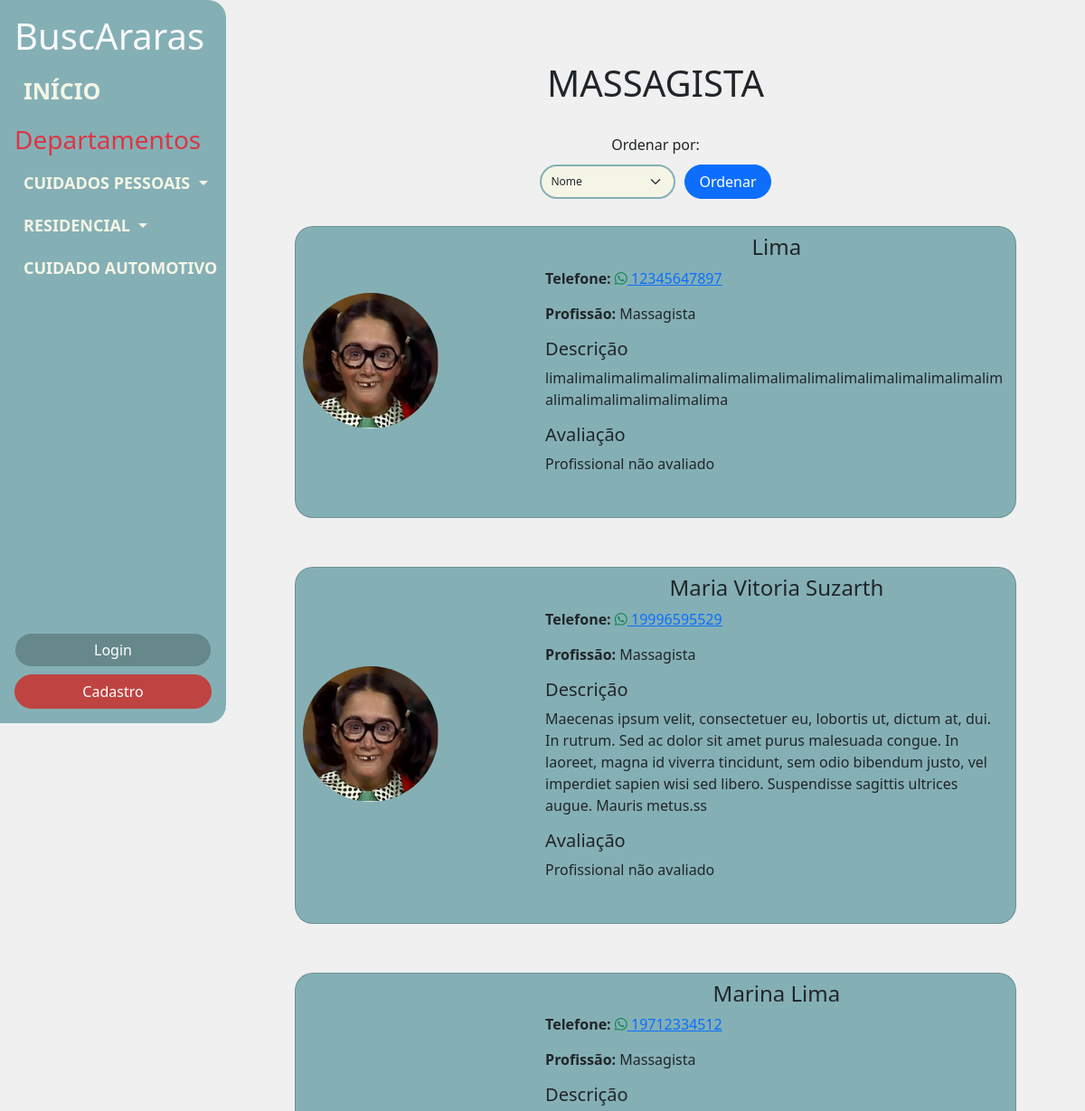
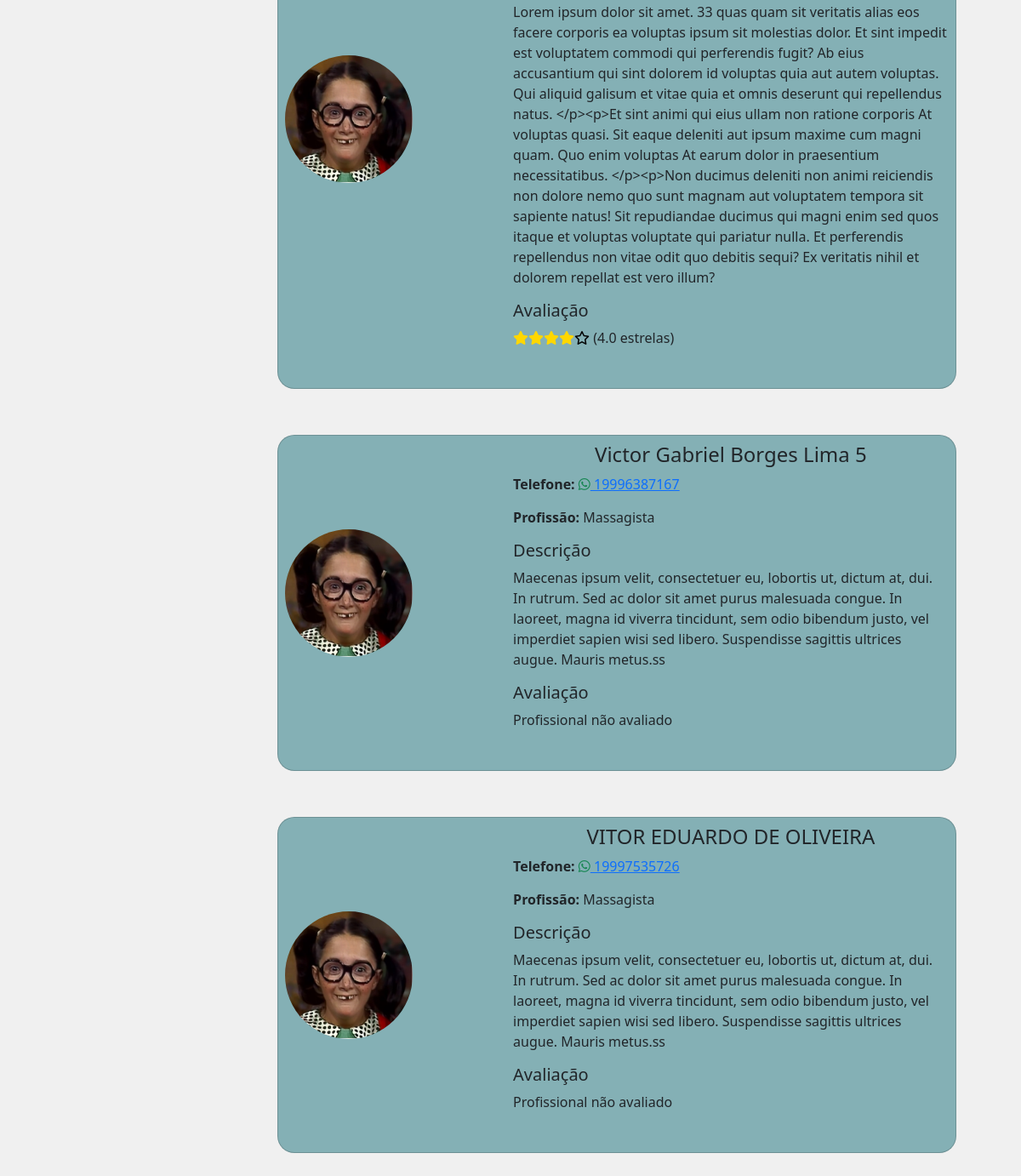
The page /buscararas/lista_profissionais.php?profissao=Massagista on the database its author committed (2 pictures, top to bottom).
### tables this page shows
CREATE TABLE `profissional` (
  `id_profissional` int(11) NOT NULL,
  `nome_profissional` varchar(50) NOT NULL,
  `senha_profissional` varchar(255) NOT NULL,
  `descricao_profissional` text DEFAULT NULL,
  `email_profissional` varchar(50) NOT NULL,
  `tel_profissional` varchar(11) NOT NULL,
  `ranking_profissional` int(11) NOT NULL,
  `fk_departamentos_id_area` int(11) NOT NULL,
  `fk_profissoes_id_profissao` int(11) NOT NULL
);

### buscararas/lista_profissionais.php (the view, shortened to what this page needs)
<?php
include 'db.php';
$profissaoName = $_GET['profissao'];
$ordenar = isset($_GET['ordenar']) ? $_GET['ordenar'] : 'nome';
if ($ordenar == 'avaliacao') {
    $orderBy = 'media_estrelas DESC';
} else {
    $orderBy = 'p.nome_profissional ASC';
}
try {
    $query = "
        SELECT p.*,
        (SELECT AVG(a.estrelas_avaliacao) FROM avaliacao a WHERE a.fk_profissional_id_profissional = p.id_profissional) AS media_estrelas
        FROM profissional p
        WHERE p.fk_profissoes_id_profissao =
              (SELECT id_profissao FROM profissoes WHERE nome_profissao = :nome_profissao)
        ORDER BY $orderBy";
    $stmt = $conn->prepare($query);
    $stmt->bindParam(':nome_profissao', $profissaoName);
    $stmt->execute();
    $profissionais = $stmt->fetchAll(PDO::FETCH_ASSOC);
} catch (PDOException $e) {
    echo "<p>Ocorreu um erro ao buscar os profissionais: " . $e->getMessage() . "</p>";
    exit;
}
?>
<!DOCTYPE html>
<html lang="pt-br">
<head>
    <link href="https://cdn.jsdelivr.net/npm/bootstrap@5.3.3/dist/css/bootstrap.min.css" rel="stylesheet">
    <link rel="stylesheet" href="css/style.css">
    <link rel="stylesheet" href="https://cdnjs.cloudflare.com/ajax/libs/font-awesome/6.0.0-beta3/css/all.min.css">
</head>
<body>
    <?php include 'includes/sidebar.php'; ?>
    <div class="content d-flex flex-column align-items-center flex-grow-1">
        <div class="container mt-5">
            <h1 style="text-align: center; text-transform: uppercase;"><?php echo htmlspecialchars($profissaoName); ?></h1>
            <br>
            <form method="GET" action="" style="text-align: center;">
                <label for="ordenar" style="margin-bottom: 10px;">Ordenar por:</label>
                <div class="select-container" style="display: flex; justify-content: center; align-items: center; width: 100%; gap: 10px; margin: 0 auto;">
                    <select class="form-select custom-select" name="ordenar" id="ordenar" style="width: 150px; height: 38px; border: 2px solid #84B0B5; border-radius: 20px; padding: 5px 10px; margin: 0; box-sizing: border-box;">
                        <option value="nome" <?php echo isset($_GET['ordenar']) && $_GET['ordenar'] == 'nome' ? 'selected' : ''; ?>>Nome</option>
                    </select>
                    <button type="submit" class="btn btn-primary" style="border-radius: 20px; height: 38px; padding: 5px 15px; margin: 0; box-sizing: border-box; width: auto;">Ordenar</button>
                </div>
            </form>
            <?php if (count($profissionais) > 0): ?>
                <?php foreach ($profissionais as $profissional): ?>
                    <div class="w-100 mb-4">
                        <div class="card form-card w-500 p-2 profile-container">
                            <div class="row align-items-center-perfil mb-4" style="cursor: pointer;"
                                 onclick="window.location.href='perfilunico.php?id=<?php echo $profissional['id_profissional']; ?>';">
                                <div class="col-md-4 text-center">
                                    <img src="img/chiquinha.jpg" alt="Foto do Profissional" class="img-fluid rounded-circle profile-photo">
                                </div>
                                <div class="col-md-8 profile-info">
                                        <h4 class="text-center" style="text-transform: capitalize;"><?php echo htmlspecialchars($profissional['nome_profissional']); ?></h4>
                                        <p><strong>Telefone:</strong>
                                        <a href="https://wa.me/55<?php echo htmlspecialchars($profissional['tel_profissional']);?>" target="_blank">
                                                <i class="fab fa-whatsapp text-success"></i> <?php echo htmlspecialchars($profissional['tel_profissional']); ?>
                                            </a>
                                        </p>
                                        <p><strong>Profissão:</strong> <?php echo htmlspecialchars($profissaoName); ?></p>
                                        <h5>Descrição</h5>
                                        <p><?php echo htmlspecialchars($profissional['descricao_profissional']); ?></p>
                                        <h5>Avaliação</h5>
                                                <p>
                                                    <?php
                                                    $media_estrelas = isset($profissional['media_estrelas']) ? $profissional['media_estrelas'] : null;
                                                    if ($media_estrelas !== null) {
                                                        $stars_full = floor($media_estrelas);
                                                        $stars_half = ($media_estrelas - $stars_full >= 0.5) ? 1 : 0;
                                                        $stars_empty = 5 - ($stars_full + $stars_half);
                                                        for ($i = 0; $i < $stars_full; $i++) {
                                                            echo '<i class="fas fa-star"></i>';
                                                        }
                                                        for ($i = 0; $i < $stars_empty; $i++) {
                                                            echo '<i class="far fa-star"></i>';
                                                        }
                                                        echo " (" . htmlspecialchars(number_format($media_estrelas, 1)) . " estrelas)";
                                                    } else {
                                                        echo "Profissional não avaliado";
                                                    }
                                                    ?>
                                                </p>
                                    </div>
                            </div>
                        </div>
                    </div>
                <?php endforeach; ?>
            <?php else: ?>
                <p>Ainda não temos nenhum profissional cadastrado neste departamento.</p>
            <?php endif; ?>
        </div>
    </div>
</body>
</html>

### buscararas/css/style.css (style rules this page uses)
.fas.fa-star, .fas.fa-star-half-alt { color: gold; }
.far.fa-star { color: #000000; }
.sidebar, .content, .dropdown-item, .profile-container { cursor: default; }
html, body { margin: 0; padding: 0; height: 100%; overflow-x: hidden; }
body { background-color: #f0f0f0; height: 100%; overflow: auto; }
.content { flex: 1; display: flex; flex-direction: column; align-items: center; gap: 20px; margin-left: 200px; width: calc(100% - 200px); }
#ordenar { background-color: #F5F5E6; border-radius: 20px; padding: 5px; }
.form-card { background-color: #84B0B5; border-radius: 20px; padding: 15px; width: 80%; max-width: 450px; }
.form-control, .form-select { background-color: #F5F5E6; border: none; border-radius: 20px; padding: 10px; font-size: 12px; margin-bottom: 12px; }
.content { margin-left: 250px; padding: 20px; width: calc(100% - 250px); overflow-y: auto; }
.w-100 { width: 100%; display: flex; justify-content: center; }
.profile-container { display: flex; flex-direction: row; justify-content: flex-start; align-items: flex-start; background-color: #84B0B5; border-radius: 20px; padding: 15px; width: 90%; max-width: 800px; margin-top: 30px; min-height: 200px; }
.profile-photo { background-color: #D8D8D8; border-radius: 50%; display: flex; justify-content: center; align-items: center; height: 150px; width: 150px; flex-shrink: 0; }
.profile-info { display: flex; flex-direction: column; justify-content: space-between; min-height: 250px; }
.profile-info p { margin: 0; margin-bottom: 15px; }
.row.align-items-center-perfil { display: flex; flex-direction: row; align-items: center; }
.row.align-items-center-perfil { display: flex; align-items: center; justify-content: center; flex-wrap: wrap; }

### rows shown on the page
profissional: nome_profissional "Lima", tel_profissional "12345647897", descricao_profissional "limalimalimalimalimalimalimalimalimalimalimalimalimalimalimalimalimalimalimalimalimalima", shows "Profissional não avaliado"
profissional: nome_profissional "Maria Vitoria Suzarth", tel_profissional "19996595529", descricao_profissional "Maecenas ipsum velit, consectetuer eu, lobortis ut, dictum at, dui. In rutrum. Sed ac dolor sit amet purus malesuada congue. In laoreet, magna id viverra tincidunt, sem odio bibendum justo, vel imperdiet sapien wisi sed libero. Suspendisse sagittis ultrices augue. Mauris metus.ss", shows "Profissional não avaliado"
profissional: nome_profissional "Marina Lima", tel_profissional "19712334512", descricao_profissional "Lorem ipsum dolor sit amet. 33 quas quam sit veritatis alias eos facere corporis ea voluptas ipsum sit molestias dolor. Et sint impedit est voluptatem commodi qui perferendis fugit? Ab eius accusantium qui sint dolorem id voluptas quia aut autem voluptas. Qui aliquid galisum et vitae quia et omnis deserunt qui repellendus natus. </p><p>Et sint animi qui eius ullam non ratione corporis At voluptas quasi. Sit eaque deleniti aut ipsum maxime cum magni quam. Quo enim voluptas At earum dolor in praesentium necessitatibus. </p><p>Non ducimus deleniti non animi reiciendis non dolore nemo quo sunt magnam aut voluptatem tempora sit sapiente natus! Sit repudiandae ducimus qui magni enim sed quos…", media_estrelas "4.0"
profissional: nome_profissional "Victor Gabriel Borges Lima 5", tel_profissional "19996387167", descricao_profissional "Maecenas ipsum velit, consectetuer eu, lobortis ut, dictum at, dui. In rutrum. Sed ac dolor sit amet purus malesuada congue. In laoreet, magna id viverra tincidunt, sem odio bibendum justo, vel imperdiet sapien wisi sed libero. Suspendisse sagittis ultrices augue. Mauris metus.ss", shows "Profissional não avaliado"
profissional: nome_profissional "VITOR EDUARDO DE OLIVEIRA", tel_profissional "19997535726", descricao_profissional "Maecenas ipsum velit, consectetuer eu, lobortis ut, dictum at, dui. In rutrum. Sed ac dolor sit amet purus malesuada congue. In laoreet, magna id viverra tincidunt, sem odio bibendum justo, vel imperdiet sapien wisi sed libero. Suspendisse sagittis ultrices augue. Mauris metus.ss", shows "Profissional não avaliado"

### other values the page prints
$area "CUIDADOS PESSOAIS"
$area "RESIDENCIAL"
$area "CUIDADO AUTOMOTIVO"
$profissaoName "MASSAGISTA"
